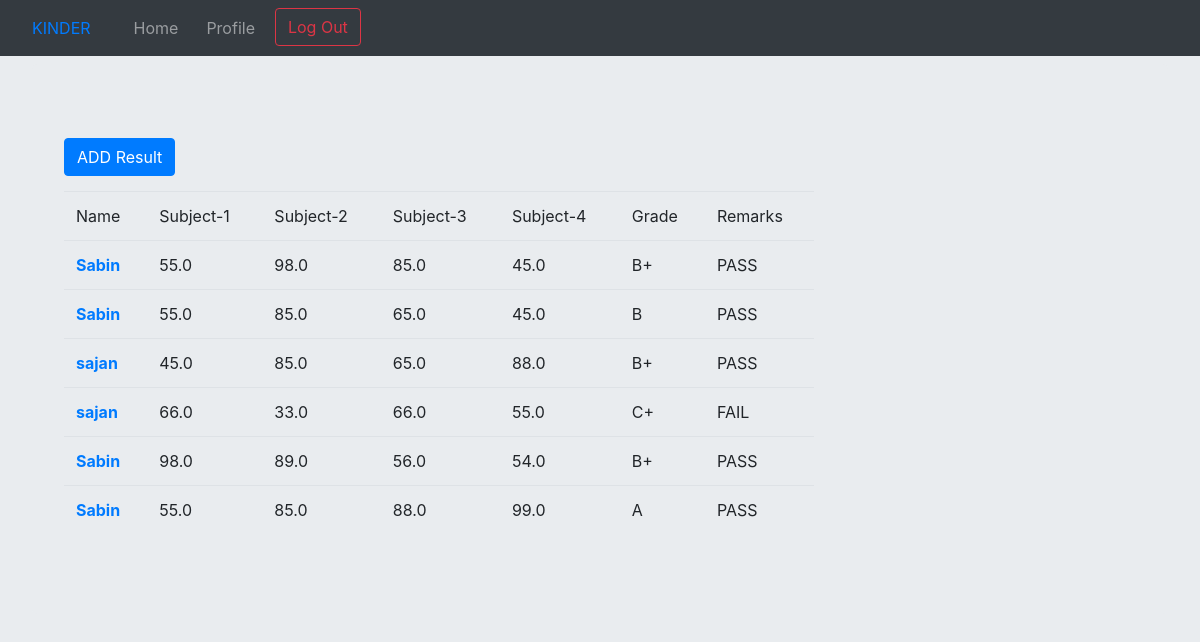
/home/result/ (signed in), run on the app's committed database.
### second/models.py (models this page shows, shortened)
class Result(models.Model):
    name = models.ForeignKey(SID, on_delete=models.CASCADE)
    subject1 = models.DecimalField(max_digits=4, decimal_places=1)
    subject2 = models.DecimalField(max_digits=4, decimal_places=1)
    subject3 = models.DecimalField(max_digits=4, decimal_places=1)
    subject4 = models.DecimalField(max_digits=4, decimal_places=1)
    grade = models.CharField(max_length=2)
    remarks = models.TextField()

class SID(models.Model):
    full_name = models.CharField(max_length=30)
    roll = models.IntegerField()
    childid = models.IntegerField()
    teacher = models.ForeignKey(User, on_delete=models.CASCADE)
    def __str__(self):
        return self.full_name

### second/views.py (the view)
# urls.py: path('result/', views.result, name='result'),
@login_required
def result(request):
    context = {
        'results': Result.objects.all()
    }
    return render(request, 'result.html', context)

### second/templates/result.html (shortened to what this page needs)
<!DOCTYPE html>
{% extends "base1.html" %}
{% block base2 %}
<html lang="en">
{% load static %}
<head>
</head>
<body class="jumbotron">
<div class="jumbotron">
    <table class="table table-hover" id="myTable" style="width: 70%">
        <thead class="thead thead-dark">
        {% if user.user_teachers != "" %}
            <a class="btn btn-primary" href="{% url 'addresult' %}" style="margin-left: 0px; margin-top: 10px; margin-bottom: 15px;">ADD Result</a>
        {% endif %}
            <tr>
                <td>Name</td>
                <td>Subject-1</td>
                <td>Subject-2</td>
                <td>Subject-3</td>
                <td>Subject-4</td>
                <td>Grade</td>
                <td>Remarks</td>
            </tr>
        </thead>
        {% for result in results %}
        {% if user.user_teachers != "" %}
        {% if user == result.name.teacher %}
        <tr>
            {% if user.user_teachers != "" %}
            <td><b><a href="{% url 'result-detail' result.id %}">{{result.name}}</a></b></td>
            {% else %}
            <td>{{result.name}}</td>
            {% endif %}
            <td>{{result.subject1}}</td>
            <td>{{result.subject2}}</td>
            <td>{{result.subject3}}</td>
            <td>{{result.subject4}}</td>
            <td>{{result.grade}}</td>
            <td>{{result.remarks}}</td>
        </tr>
        {% endif %}
        {% endif %}
        {% endfor %}
    </table>
</div>
</body>
</html>
{% endblock %}

### data on the page
Result: name "Sabin", subject1 "55.0", subject2 "98.0", subject3 "85.0", subject4 "45.0"
Result: name "Sabin", subject1 "55.0", subject2 "85.0", subject3 "65.0", subject4 "45.0"
Result: name "sajan", subject1 "45.0", subject2 "85.0", subject3 "65.0", subject4 "88.0"
Result: name "sajan", subject1 "66.0", subject2 "33.0", subject3 "66.0", subject4 "55.0"
Result: name "Sabin", subject1 "98.0", subject2 "89.0", subject3 "56.0", subject4 "54.0"
Result: name "Sabin", subject1 "55.0", subject2 "85.0", subject3 "88.0", subject4 "99.0"
